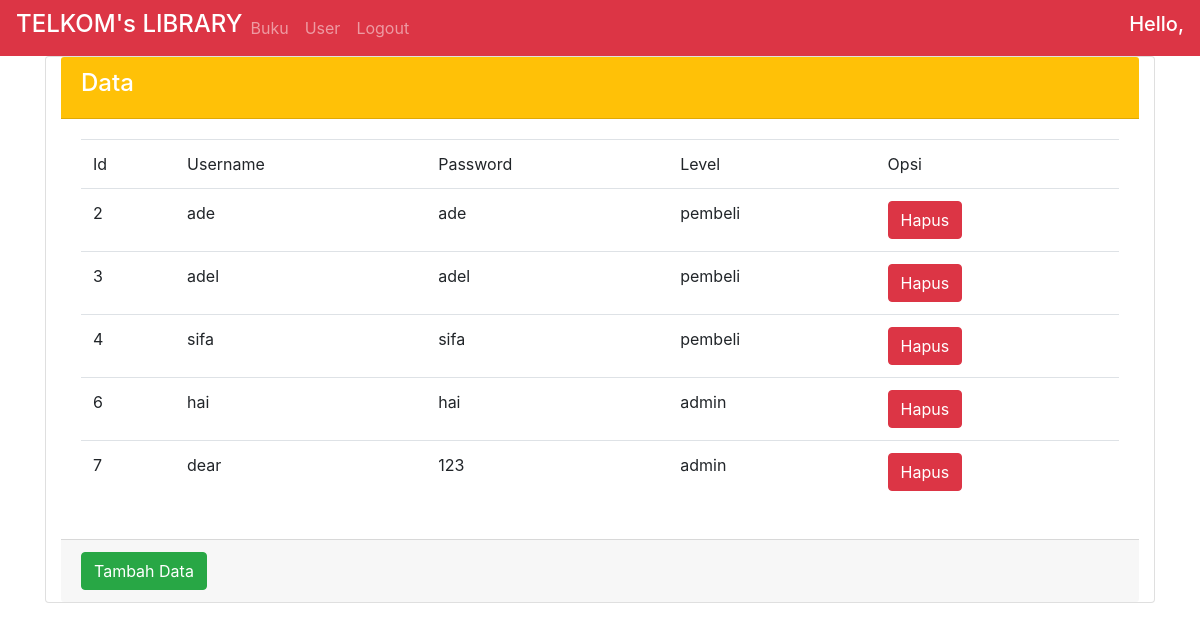
Screenshot of /user.php with the database file from the repository.
### tables this page shows
CREATE TABLE `user` (
  `id` int(50) NOT NULL,
  `username` varchar(30) NOT NULL,
  `password` varchar(20) NOT NULL,
  `level` varchar(10) NOT NULL
);

### user.php (the view, shortened to what this page needs)
<!DOCTYPE html>
<html lang="en" dir="ltr">
  <head>
    <link rel="stylesheet" href="assets/css/bootstrap.min.css">
  </head>
  <body>
  <nav class="navbar navbar-expand-md bg-danger navbar-dark sticky-top">
      <a href="#" class="text-white">
      <h4>TELKOM's LIBRARY</h4>
      <div class="collapse navbar-collapse" id="menu">
        <ul class=navbar-nav>
          <li class="nav-item"><a href="template.php?page=buku" class="nav-link">Buku</a></li>
          <li class="nav-item"><a href="user.php?" class="nav-link">User</a></li>
          <li class="nav-item"><a href="logout.php?logout=true" class="nav-link">Logout</a></li>
        </ul>
      </div>
      <h5 class="text-white">Hello, <?php echo $_SESSION["username"]; ?></h5>
    </nav>
    <div class="container">
      <div class="card col-sm-12">
        <div class="card-header bg-warning text-white">
          <h4>Data </h4>
        </div>
        <div class="card-body">
          <?php
          $koneksi = mysqli_connect("localhost","root","","perpustakaan");
          $sql ="select * from user";
          $result = mysqli_query($koneksi,$sql);
          $count = mysqli_num_rows($result);
           ?>
           <?php if ($count == 0): ?>
             <div class="alert alert-info">
               Data is empty
             </div>
           <?php else: ?>
             <table class="table" id="table_buku">
               <thead>
                 <tr>
                   <td>Id</td>
                   <td>Username</td>
                   <td>Password</td>
                   <td>Level</td>
                   <td>Opsi</td>
                 </tr>
               </thead>
               <tbody>
                 <?php foreach ($result as $hasil): ?>
                   <tr>
                     <td><?php echo $hasil["id"]; ?></td>
                     <td><?php echo $hasil["username"]; ?></td>
                     <td><?php echo $hasil["password"]; ?></td>
                     <td><?php echo $hasil["level"]; ?></td>
                     <td>
                     <a href="hapus.php"
                       onclick="return confirm('Apakah anda yakin ingin menghapus data ini?')">
                       <button type="button" class="btn btn-danger">
                         Hapus
                       </button>
                     </a>
                     </td>
                   </tr>
                 <?php endforeach ?>
               </tbody>
             </table>
           <?php endif ?>
        </div>
        <div class="card-footer" >
          <button type="button" class="btn btn-success"
          data-toggle="modal" data-target="#modal">
          <form action="form-register.php">
          Tambah Data
        </button>
        </div>
      </div>
    </div>
  </body>
</html>

### rows the page displays
user: id "2", username "ade", password "ade", level "pembeli"
user: id "3", username "adel", password "adel", level "pembeli"
user: id "4", username "sifa", password "sifa", level "pembeli"
user: id "6", username "hai", password "hai", level "admin"
user: id "7", username "dear", password "123", level "admin"
